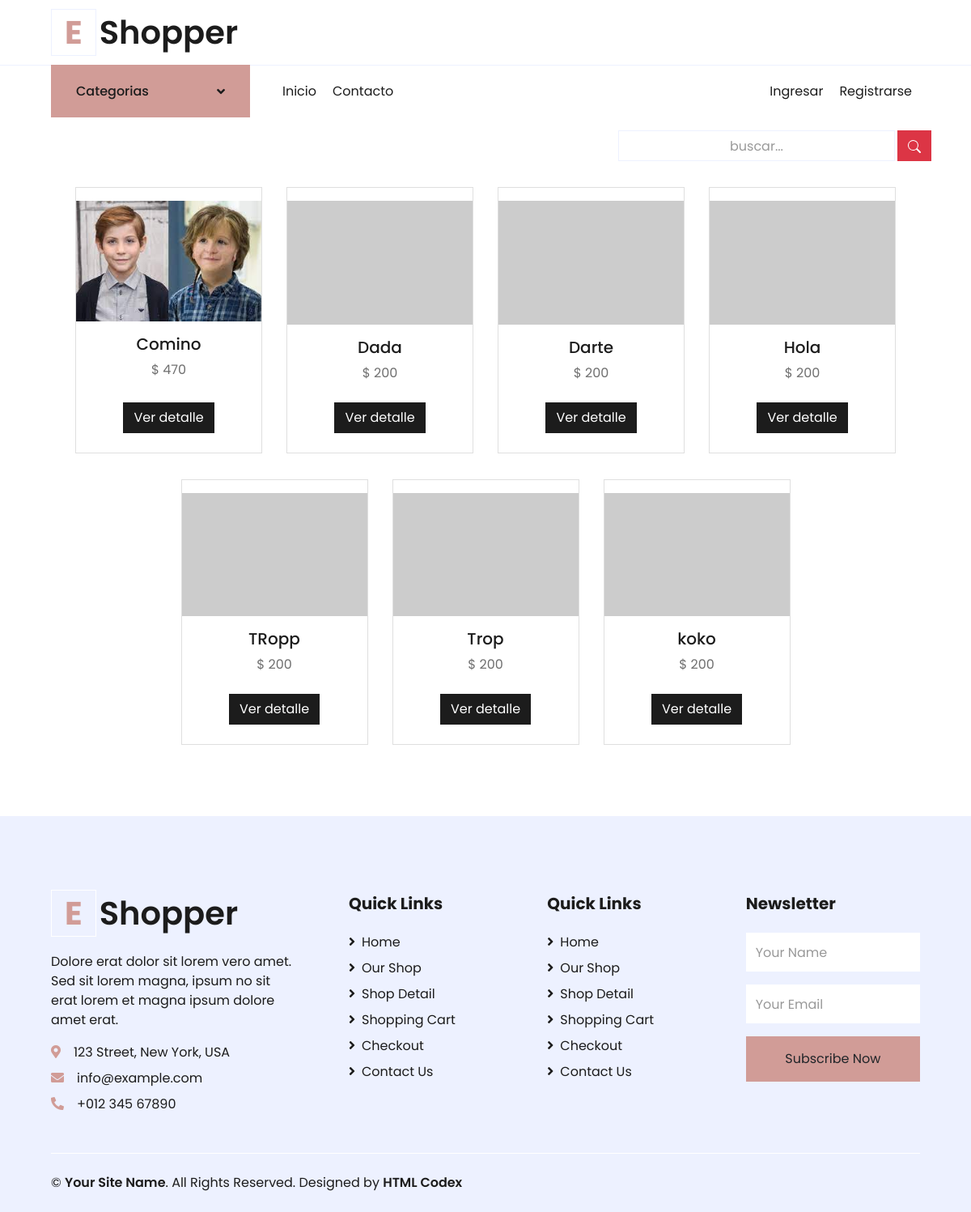
The page / on the database its author committed.
### DistribuidoraApp/models.py (models this page shows, shortened)
class Productos(models.Model):
    nombre = models.CharField(max_length=100)
    imagen = models.ImageField(upload_to='imgproductos/%Y/%m/%d', blank=True)
    descripcion = models.CharField(max_length=500)
    precio = models.IntegerField()
    stock = models.IntegerField(null=True, default=0)
    categoria = models.ForeignKey(Categorias, on_delete=models.PROTECT)
    oferta = models.BooleanField(default=False)
    class Meta:
        db_table = 'productos'
        verbose_name = 'Producto'
        verbose_name_plural = 'Productos'
        ordering = ['id']

### DistribuidoraApp/views.py (the view)
# urls.py: path('', inicio, name="inicio"),
def inicio(request):
    busqueda = request.POST.get("buscador")
    product_list = Productos.objects.order_by('nombre')
    page = request.GET.get('page', 1)
    if busqueda:
        product_list = Productos.objects.filter(
            Q(nombre__icontains = busqueda) |
            Q(descripcion__icontains = busqueda)
        ).distinct()
    try:
        paginator = Paginator(product_list, 12)
        product_list = paginator.page(page)
    except:
        raise Http404
    data = {'entity': product_list,
            'paginator': paginator
    }
    return render(request, 'DistribuidoraApp/index.html', data)

### DistribuidoraApp/context_processors.py (called while the page is built)
def extras(request):
	lista_categorias = Categorias.objects.all().order_by('nombre')
	return {'categorias':lista_categorias}

def importe_total_carro(request):
	total=0
	if request.user.is_authenticated:
		if "carro" in request.session:
			for key, value in request.session["carro"].items():
				total= total + int(value["precio"])
	return {"importe_total_carro":total}

### DistribuidoraApp/templates/DistribuidoraApp/index.html (shortened to what this page needs)
{% extends 'DistribuidoraApp/base.html' %}
{% load static %}
{% block contenidoPagina %}
<div class="min-vh-100 d-flex flex-colum pb-3">
    <div class="container">
        <div class="pt-3">
            <form class="d-flex d-md-inlne-block form-inline justify-content-end" method="POST" action="">
                <div class="input-group">
                    <input type="text" class="form-control bg-light border-1 small text-center" name="buscador" placeholder="buscar..." value="{{ request.POST.buscador }}">
                    <div class="input-group-append">
                        <button class="btn btn-danger mx-1" type="submit">
                </button>
                    </div>
                </div>
            </form>
        </div>
        <section class="py-2">
            <div class="container px-4 px-lg-5 mt-2 animate__animated animate__fadeIn animate__delay-0.3s">
                <div class="row gx-4 gx-lg-5 row-cols-2 row-cols-md-3 row-cols-xl-4 justify-content-center">
                    {% if entity %} {% for producto in entity %}
                    <div class="col my-3">
                        <div class="card h-100 text-center py-3">
                            {% if producto.imagen %}
                            <img class="mx-auto d-block img-fluid" src="{{ producto.imagen.url }}" alt="producto" width="450px" /> {% else %}
                            <img class="card-img-top" src="https://dummyimage.com/450x300/dee2e6/6c757d.jpg" alt="sinImagen" /> {% endif %}
                            {% load humanize %}
                            <div class="card-body p-3">
                                <div class="text-center">
                                    <h5 class="fw-bolder">{{ producto.nombre }}</h5>
                                    $ {{ producto.precio | intcomma }}
                                </div>
                            </div>
                            <div class="card-footer p-2 pt-2 border-top-0 bg-transparent">
                                <div class="text-center">
                                    <a class="btn btn-dark mt-auto" href="{% url 'detalleProducto' producto.id %}">Ver detalle</a>
                                </div>
                            </div>
                        </div>
                    </div>
                    {% endfor %} {% else %}
                    <div class="text-center text-warning">
                        <h3> No se encontraron Productos!!</h3>
                    </div>
                    {% endif %}
                </div>
            </div>
        </section>
    </div>
</div>
{% endblock %}

### rows shown on the page
Productos: imagen (picture), nombre "Comino", precio "470"
Productos: nombre "Dada", precio "200"
Productos: nombre "Darte", precio "200"
Productos: nombre "Hola", precio "200"
Productos: nombre "TRopp", precio "200"
Productos: nombre "Trop", precio "200"
Productos: nombre "koko", precio "200"
